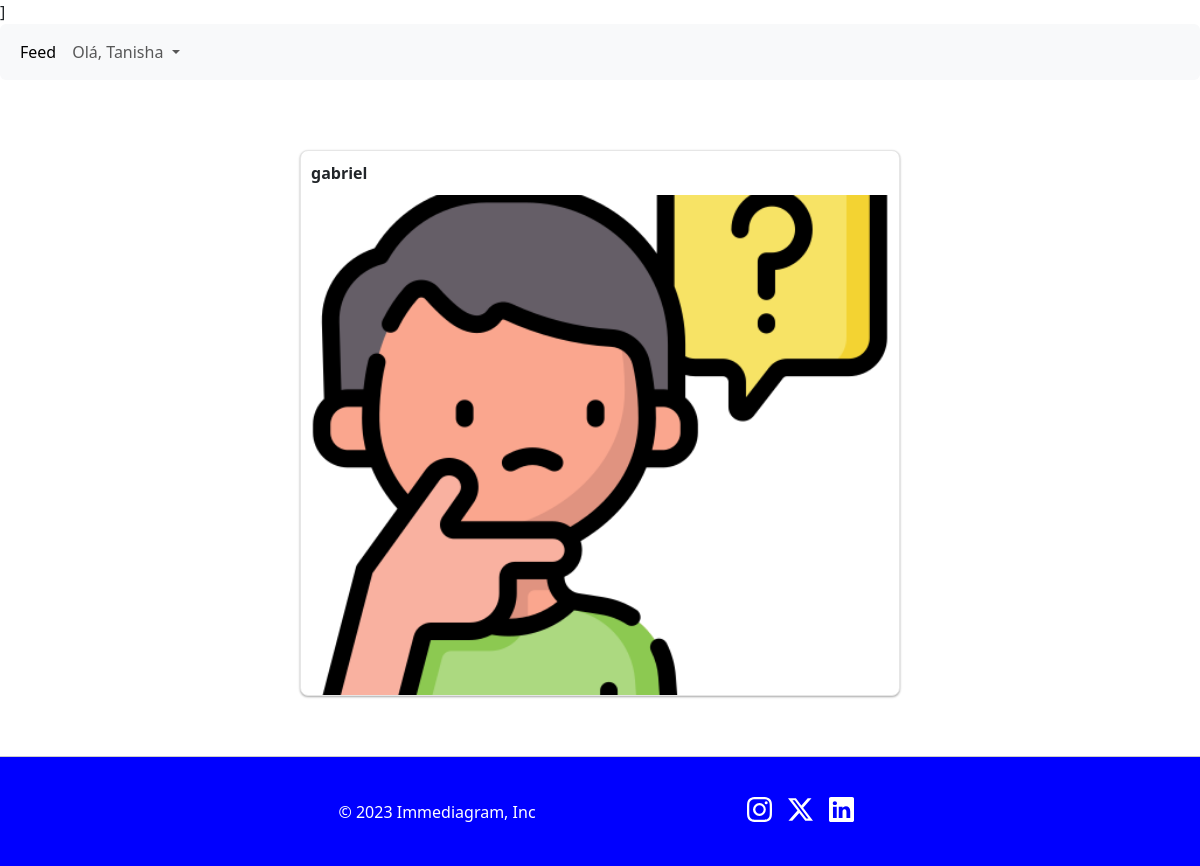
The page /feed (signed in) on the database its author committed.
### app_imediagram/models.py (models this page shows)
class Usuario(database.Model, UserMixin):
    id = database.Column(database.Integer, primary_key=True)
    username = database.Column(database.String, nullable=False)
    email = database.Column(database.String, nullable=False, unique=True)
    senha = database.Column(database.String, nullable=False)
    fotos = database.relationship("Foto", backref="usuario", lazy=True)

class Foto(database.Model):
    id = database.Column(database.Integer, primary_key=True)
    imagem = database.Column(database.String, default="default.png")
    data_criacao = database.Column(database.DateTime, nullable=False, default=datetime.utcnow())
    id_usuario = database.Column(database.Integer, database.ForeignKey('usuario.id'), nullable=False)

### app_imediagram/routes.py (the view)
@app.route("/feed")
@login_required
def feed():
    fotos = Foto.query.order_by(Foto.data_criacao.desc()).all()
    usuario = current_user
    return render_template("feed.html", fotos=fotos, usuario=usuario)

### app_imediagram/models.py (called while the page is built)
@login_manager.user_loader
def load_usuario(id_usuario):
    return Usuario.query.get(int(id_usuario))

### app_imediagram/templates/feed.html (shortened to what this page needs)
{% extends('homepage.html') %}
{% block content %}
<div class="photo-feed-container">
    <div class="photo-feed">
        {% for foto in fotos %}
        <div class="photo-item">
            <p>{{ foto.usuario.username }}</p>
            <img class="photo" src="{{ url_for('static', filename='fotos_posts/' + foto.imagem) }}"
                 alt="Photo">
        </div>
        {% endfor %}
    </div>
</div>
{% endblock %}

### app_imediagram/templates/navbar.html (shortened to what this page needs)
<nav class="navbar navbar-expand-lg bg-body-tertiary rounded">
      <div class="container-fluid">
        <div class="collapse navbar-collapse d-lg-flex" id="navbarsExample11">
          <ul class="navbar-nav col-lg-6">
            <li class="nav-item">
              <a class="nav-link active" aria-current="page" href={{ url_for('feed') }}>Feed</a>
            </li>
             <li class="nav-item dropdown">
            <a class="nav-link dropdown-toggle text-capitalize" href="#" data-bs-toggle="dropdown" aria-expanded="false">Olá, {{ usuario.username }} </a>
          </li>
          </ul>
        </div>
      </div>
    </nav>
</body>
</html>

### app_imediagram/static/css/sign-in.css (style rules this page uses)
html, body { height: 100%; }

### app_imediagram/static/css/feed.css (style rules this page uses)
.photo-feed-container { max-width: 600px; margin: 0 auto; padding-top: 50px; }
.photo-feed { list-style: none; padding: 0px; margin: 0; display: flex; flex-wrap: wrap; justify-content: center; width: 100%; padding-bottom: 150px; }
.photo-item { width: 100%; margin-bottom: 20px; background-color: #fff; border: 1px solid #e6e6e6; border-radius: 8px; box-shadow: 0 1px 3px rgba(0, 0, 0, 0.12), 0 1px 2px rgba(0, 0, 0, 0.24); transition: transform 0.2s ease-in-out; text-align: center; display: flex; flex-direction: column; }
.photo-item .photo { max-width: 100%; height: 500px; border-radius: 8px 8px 0 0; object-fit: cover; }
.photo-item p:nth-child(1) { font-weight: bold; margin: 10px 10px; text-align: left; }

### app_imediagram/static/css/navbars.css (style rules this page uses)
body { padding-bottom: 20px; }
.navbar { margin-bottom: 20px; }

### rows shown on the page
Usuario: username "Tanisha"
Foto: usuario.username "gabriel", imagem (picture)
